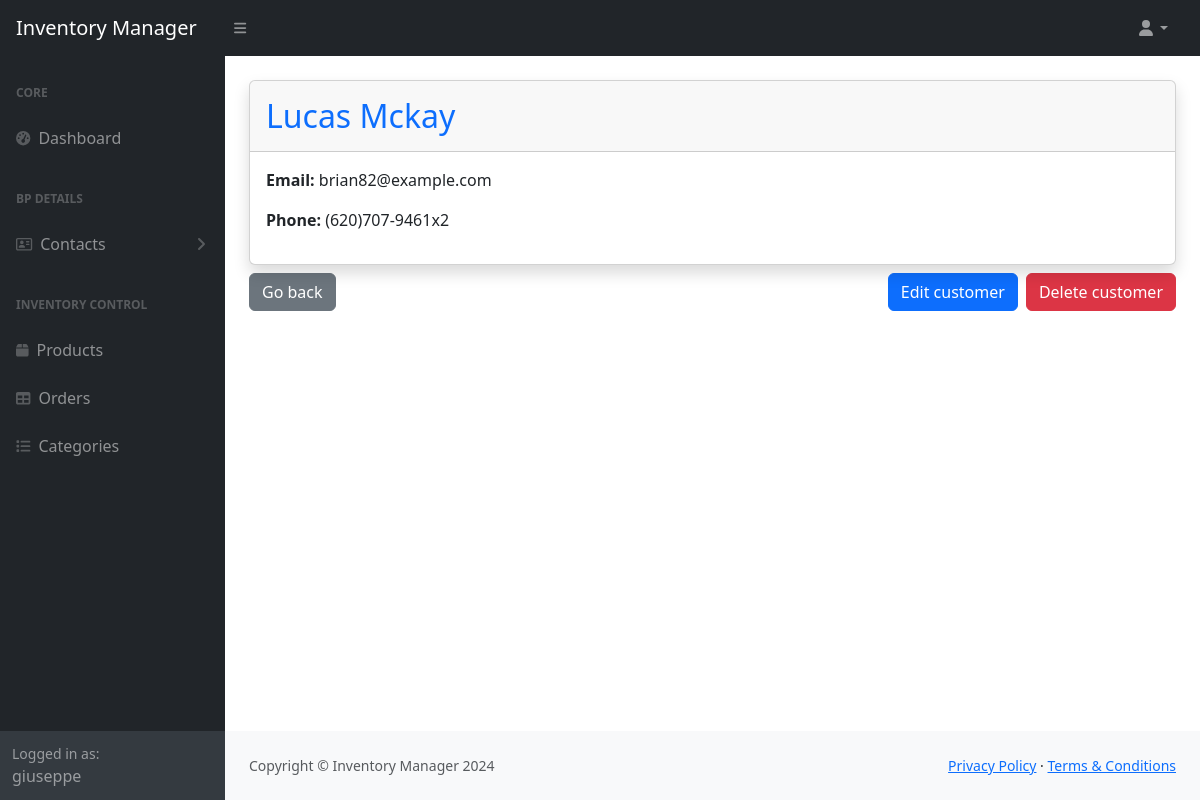
/customer/9/ (signed in), run on the app's committed database.
### inventorymanager/models.py (models this page shows, shortened)
class Customer(models.Model):
    first_name = models.CharField(max_length=75, null = False)
    last_name = models.CharField(max_length=75, null = False)
    email = models.CharField(max_length=75)
    phone = models.CharField(max_length=15)

### inventorymanager/views.py (the view)
# urls.py: path('customer/<int:id>/', views.customer_detail, name='customer_detail'),
@login_required
def customer_detail(request, id):
    customer = get_object_or_404(Customer, id=id)
    return render(request, 'inventorymanager/customer_detail.html', {'customer': customer})

### inventorymanager/templates/inventorymanager/customer_detail.html (shortened to what this page needs)
{% extends "inventorymanager/layout.html" %}
{% block body %}
<div class="card shadow mt-4">
    <div class="card-header py-3">
        <h2 id="first_last_name_{{ customer.id }}" class="m-0 font-weight-bold text-primary">{{ customer.first_name }} {{ customer.last_name }}</h2>
    </div>
    <div class="card-body">
        <p id="customer_email_p{{ customer.id }}"><strong> Email: </strong>{{ customer.email }}</p>
        <p id="customer_phone_p{{ customer.id }}"><strong> Phone: </strong>{{ customer.phone }}</p>
    </div>
</div>
<div class="d-flex">
    <div class="mt-2 flex-grow-1">
        <a type="button" class="btn btn-secondary" href="{% url 'customers' %}">Go back</a>
    </div>
    <div class="mt-2 me-2">
        <button type="button" class="btn btn-primary " data-bs-toggle="modal" data-bs-target="#modal_edit_customer_{{ customer.id }}">Edit customer</button>
    </div>
    <div class="mt-2">
        <button type="button" class="btn btn-danger" data-bs-toggle="modal" data-bs-target="#deleteCustomerModal">Delete customer</button>
    </div>
</div>
{% endblock body %}

### inventorymanager/templates/inventorymanager/layout.html (shortened to what this page needs)
{% load static %}
<!DOCTYPE html>
<html lang="en">
    <head>
        <link rel="stylesheet" href="https://cdn.jsdelivr.net/npm/bootstrap@5.2.3/dist/css/bootstrap.min.css">
        <link href="{% static 'inventorymanager/css/styles.css' %}" rel="stylesheet" />
        <link rel="stylesheet" href="https://cdn.datatables.net/1.13.4/css/dataTables.bootstrap5.min.css">
        <link href="https://cdn.jsdelivr.net/npm/bootstrap@5.3.0/dist/css/bootstrap.min.css" rel="stylesheet">
        <link href="https://cdn.datatables.net/v/bs5/jszip-3.10.1/dt-2.1.6/b-3.1.2/b-html5-3.1.2/b-print-3.1.2/datatables.min.css" rel="stylesheet">
    </head>
    <body class="sb-nav-fixed">
        <nav class="sb-topnav navbar navbar-expand navbar-dark bg-dark">
            <a class="navbar-brand ps-3" href="{% url 'index' %}">Inventory Manager</a>
            <button class="btn btn-link btn-sm order-1 order-lg-0 me-4 me-lg-0" id="sidebarToggle" href="#!"><i class="fas fa-bars"></i></button>
            <ul class="navbar-nav ms-auto ms-md-0 me-3 me-lg-4">
                <li class="nav-item dropdown">
                    <a class="nav-link dropdown-toggle" id="navbarDropdown" href="#" role="button" data-bs-toggle="dropdown" aria-expanded="false"><i class="fas fa-user fa-fw"></i></a>
                </li>
            </ul>
        </nav>
        <div id="layoutSidenav">
            <div id="layoutSidenav_nav">
                <nav class="sb-sidenav accordion sb-sidenav-dark" id="sidenavAccordion">
                    <div class="sb-sidenav-menu">
                        <div class="nav">
                            <div class="sb-sidenav-menu-heading">Core</div>
                            <a class="nav-link" href="{% url 'index' %}">
                                <div class="sb-nav-link-icon"><i class="fas fa-tachometer-alt"></i></div>
                                Dashboard
                            </a>
                            <div class="sb-sidenav-menu-heading">BP DETAILS</div>
                            <a class="nav-link collapsed" href="#" data-bs-toggle="collapse" data-bs-target="#collapseLayouts" aria-expanded="false" aria-controls="collapseLayouts">
                                <div class="sb-nav-link-icon"><i class="fa-regular fa-address-card"></i></div>
                                Contacts
                                <div class="sb-sidenav-collapse-arrow"><i class="fas fa-angle-down"></i></div>
                            </a>
                            <div class="sb-sidenav-menu-heading">Inventory Control</div>
                            <a class="nav-link" href="{% url 'products' %}">
                                <div class="sb-nav-link-icon"><i class="fa-solid fa-box"></i></div>
                                Products
                            </a>
                            <a class="nav-link" href="{% url 'orders' %}">
                                <div class="sb-nav-link-icon"><i class="fas fa-table"></i></div>
                                Orders
                            </a>
                            <a class="nav-link" href="{% url 'categories' %}">
                                <div class="sb-nav-link-icon"><i class="fa-solid fa-list"></i></div>
                                Categories
                            </a>
                        </div>
                    </div>
                    <div class="sb-sidenav-footer">
                        <div class="small">Logged in as:</div>
                        {{user}}
                    </div>
                </nav>
            </div>
            <div id="layoutSidenav_content">
                <main>
                    <div class="container-fluid px-4">
                        <div class="body">
                            {% block body %}
                            {% endblock %}
                        </div>
                    </div>
                </main>
                <footer class="py-4 bg-light mt-auto">
                    <div class="container-fluid px-4">
                        <div class="d-flex align-items-center justify-content-between small">
                            <div class="text-muted">Copyright &copy; Inventory Manager 2024</div>
                            <div>
                                <a href="#">Privacy Policy</a>
                                &middot;
                                <a href="#">Terms &amp; Conditions</a>
                            </div>
                        </div>
                    </div>
                </footer>
            </div>
        </div>
    </body>
</html>

### data on the page
Customer: first_name "Lucas", last_name "Mckay", email "brian82@example.com", phone "(620)707-9461x2"

### other printed values
{{ user }} "giuseppe"
